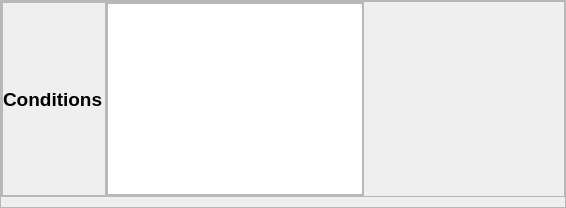
                                 <widget class="QFrame" name="frame_51">
                                  <property name="frameShape">
                                   <enum>QFrame::StyledPanel</enum>
                                  </property>
                                  <property name="frameShadow">
                                   <enum>QFrame::Raised</enum>
                                  </property>
                                  <layout class="QVBoxLayout" name="verticalLayout_64">
                                   <property name="spacing">
                                    <number>0</number>
                                   </property>
                                   <property name="leftMargin">
                                    <number>0</number>
                                   </property>
                                   <property name="topMargin">
                                    <number>0</number>
                                   </property>
                                   <property name="rightMargin">
                                    <number>0</number>
                                   </property>
                                   <property name="bottomMargin">
                                    <number>10</number>
                                   </property>
                                   <item>
                                    <widget class="QFrame" name="frame_52">
                                     <property name="frameShape">
                                      <enum>QFrame::StyledPanel</enum>
                                     </property>
                                     <property name="frameShadow">
                                      <enum>QFrame::Raised</enum>
                                     </property>
                                     <layout class="QHBoxLayout" name="horizontalLayout_42">
                                      <property name="spacing">
                                       <number>0</number>
                                      </property>
                                      <property name="leftMargin">
                                       <number>0</number>
                                      </property>
                                      <property name="topMargin">
                                       <number>0</number>
                                      </property>
                                      <property name="rightMargin">
                                       <number>200</number>
                                      </property>
                                      <property name="bottomMargin">
                                       <number>0</number>
                                      </property>
                                      <item>
                                       <widget class="QFrame" name="frame_53">
                                        <property name="frameShape">
                                         <enum>QFrame::StyledPanel</enum>
                                        </property>
                                        <property name="frameShadow">
                                         <enum>QFrame::Raised</enum>
                                        </property>
                                        <layout class="QHBoxLayout" name="horizontalLayout_43">
                                         <property name="spacing">
                                          <number>0</number>
                                         </property>
                                         <property name="leftMargin">
                                          <number>0</number>
                                         </property>
                                         <property name="topMargin">
                                          <number>0</number>
                                         </property>
                                         <property name="rightMargin">
                                          <number>2</number>
                                         </property>
                                         <property name="bottomMargin">
                                          <number>0</number>
                                         </property>
                                         <item>
                                          <widget class="QLabel" name="label_7">
                                           <property name="font">
                                            <font>
                                             <pointsize>14</pointsize>
                                             <weight>75</weight>
                                             <bold>true</bold>
                                            </font>
                                           </property>
                                           <property name="text">
                                            <string>Conditions</string>
                                           </property>
                                          </widget>
                                         </item>
                                        </layout>
                                       </widget>
                                      </item>
                                      <item>
                                       <widget class="QFrame" name="frame_54">
                                        <property name="frameShape">
                                         <enum>QFrame::StyledPanel</enum>
                                        </property>
                                        <property name="frameShadow">
                                         <enum>QFrame::Raised</enum>
                                        </property>
                                        <layout class="QHBoxLayout" name="horizontalLayout_44">
                                         <property name="spacing">
                                          <number>0</number>
                                         </property>
                                         <property name="leftMargin">
                                          <number>0</number>
                                         </property>
                                         <property name="topMargin">
                                          <number>0</number>
                                         </property>
                                         <property name="rightMargin">
                                          <number>0</number>
                                         </property>
                                         <property name="bottomMargin">
                                          <number>0</number>
                                         </property>
                                         <item>
                                          <widget class="QTextEdit" name="textEdit_conditions">
                                           <property name="font">
                                            <font>
                                             <pointsize>-1</pointsize>
                                            </font>
                                           </property>
                                          </widget>
                                         </item>
                                        </layout>
                                       </widget>
                                      </item>
                                     </layout>
                                    </widget>
                                   </item>
                                  </layout>
                                 </widget>
